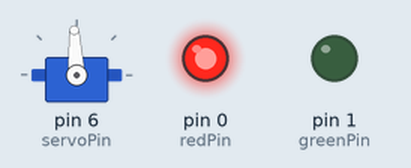
This sketch was run on a simulated Arduino Uno, built with avr-gcc and run on an emulated ATmega328P. Parts: servo, output pins drawn as LEDs (lit = HIGH).

Above: at 0.05 s.
At 0.45 s:
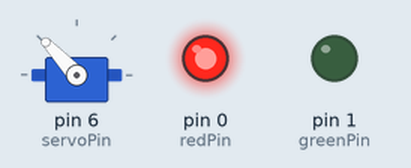
At 0.85 s:
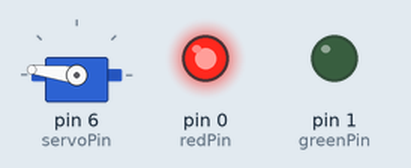
At 1.65 s:
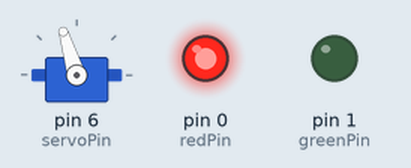
At 2.6 s:
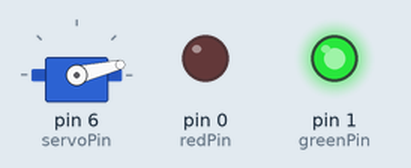
At 3.6 s:
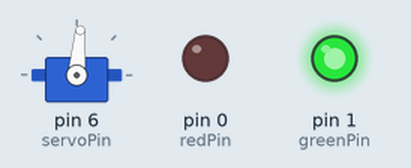
Timing chart, 0 to 8.4 s (numbered marks = the images above):
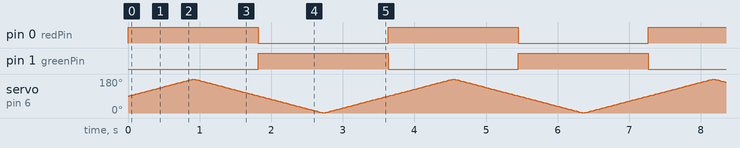

Measured:
- by itself, pin 0 (redPin), pin 1 (greenPin): alternates HIGH for 1.8 s and LOW for 1.8 s

The sketch:

eg_accompanied_by_RED_and_GREEN_blinking_lights_respectively.ino
```cpp
//src: https://www.tinkercad.com/things/arOOZJnayDd-arduino-blinking-led

#include <Servo.h>

const int redPin = 0;
const int greenPin = 1;
const int servoPin = 6;

int servoAngle = 90;
int servoAngleIncrement = 1;
Servo servo;

void setup() {
  servo.attach(servoPin);
  servo.write(servoAngle);
  pinMode(redPin, OUTPUT);
  pinMode(greenPin, OUTPUT);
}

void loop(){

  servo.write(servoAngle);

  if (servoAngle == 180) {
    servoAngleIncrement = -1;
  }

  else if (servoAngle == 0){
    servoAngleIncrement = 1;
  }

  servoAngle += servoAngleIncrement;

  if (servoAngle > 90) {
    digitalWrite(redPin, HIGH);
    digitalWrite(greenPin, LOW);
  }

  else if (servoAngle < 90) {
    digitalWrite(greenPin, HIGH);
    digitalWrite(redPin, LOW);
  }

  delay(10);
}
```
